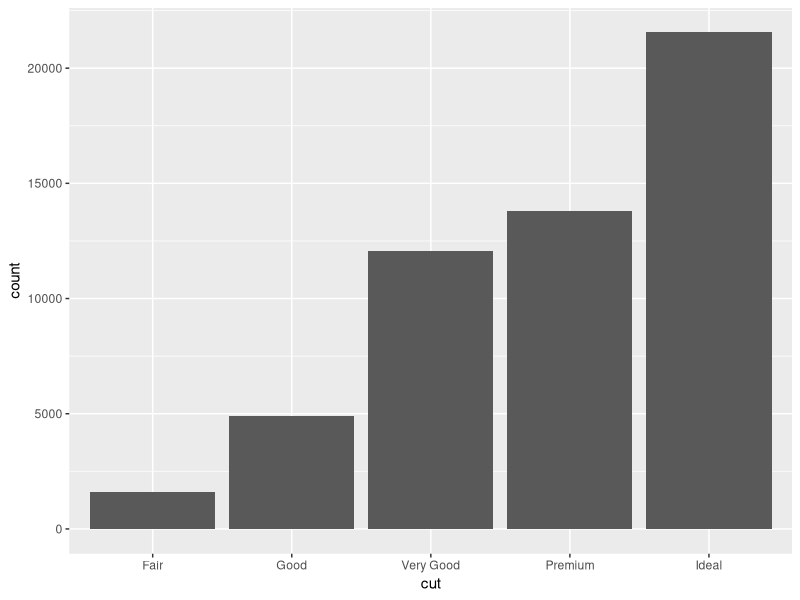
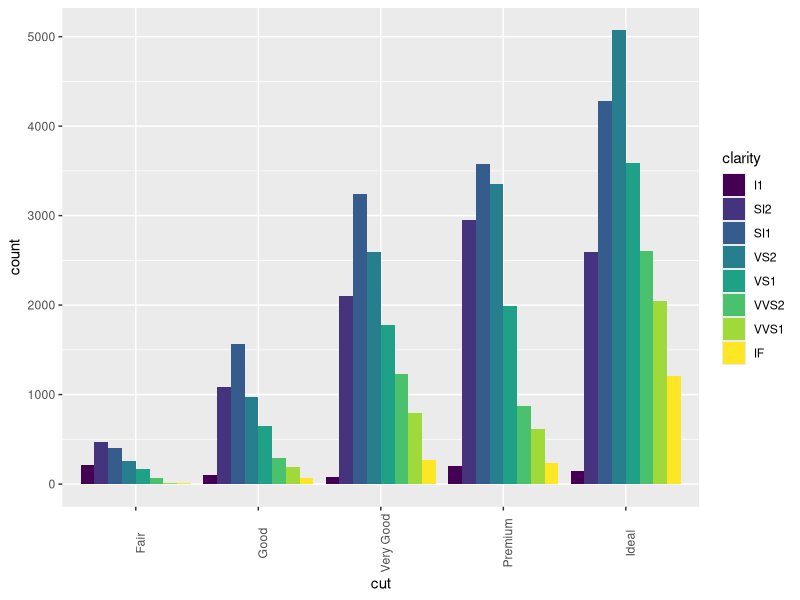
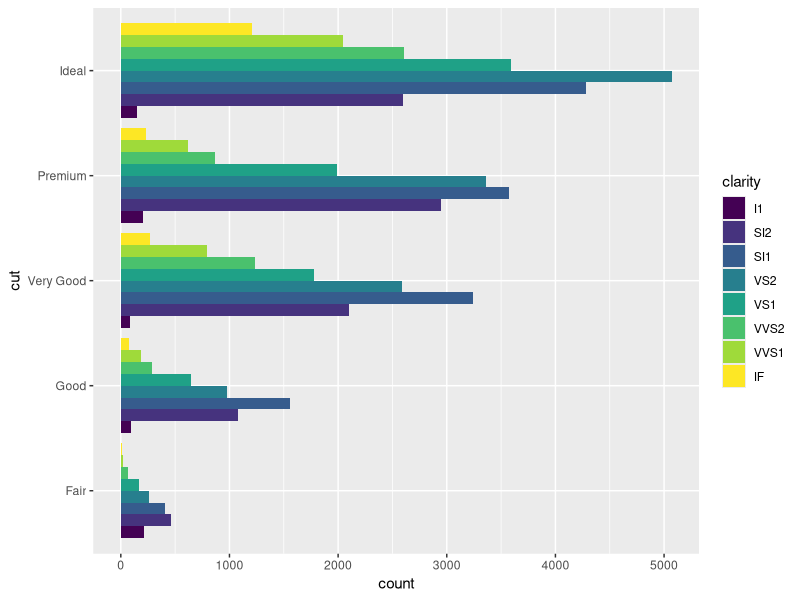
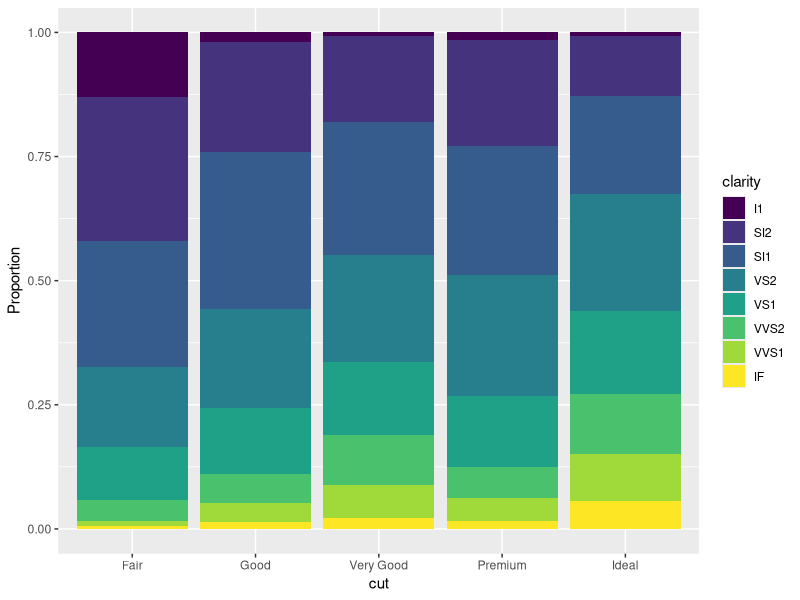
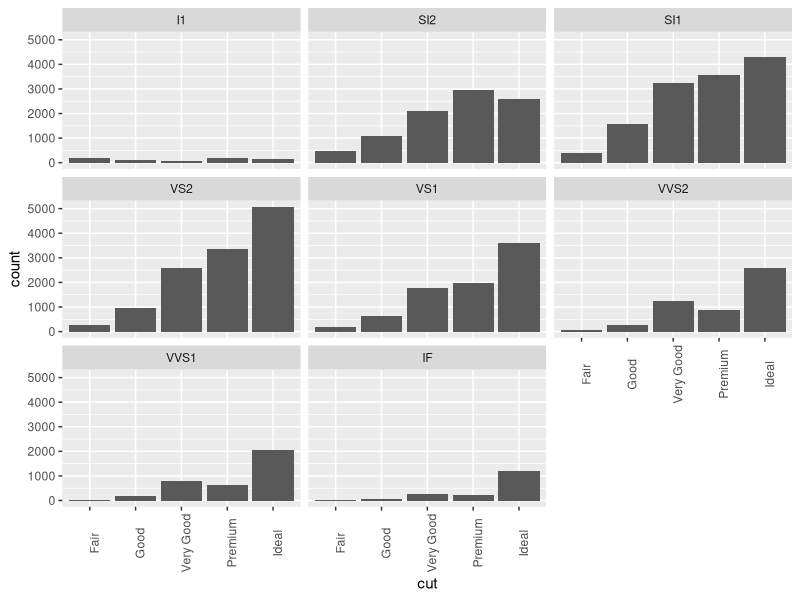
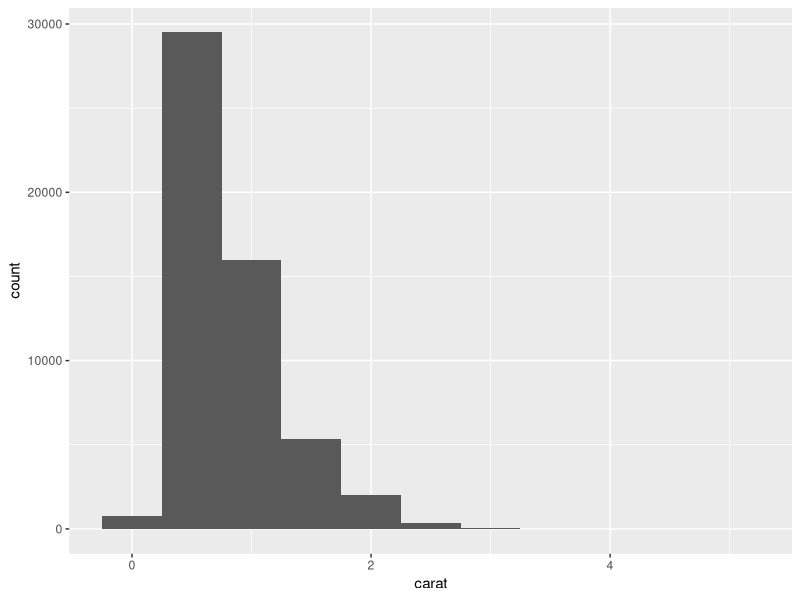
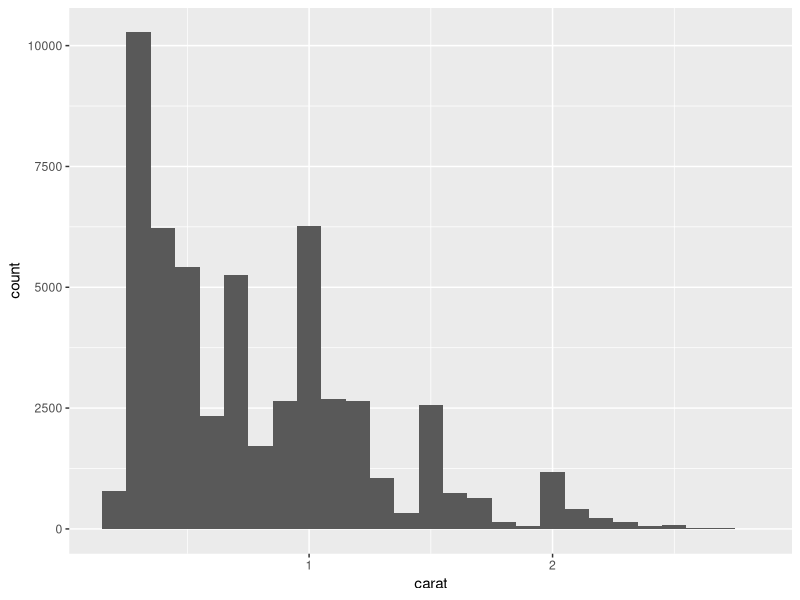
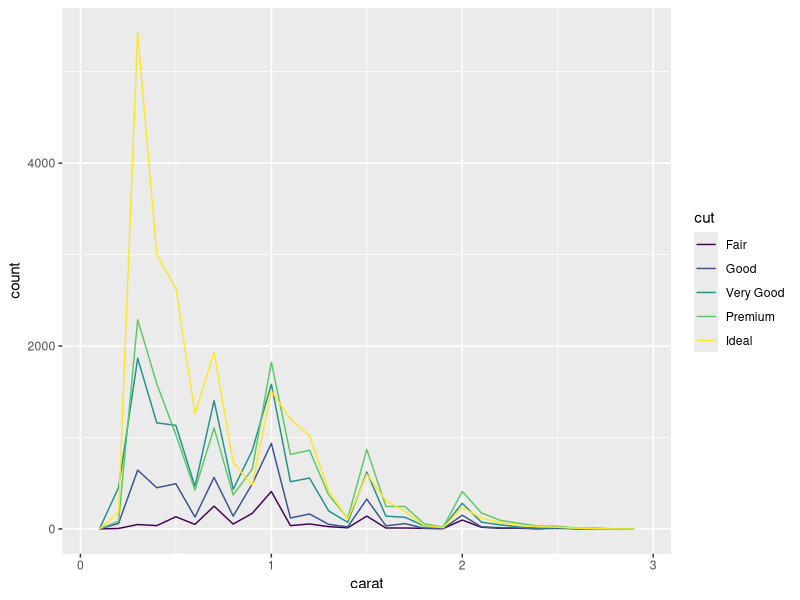

Source code (R) for these figures, in order:
## ---- chunk 1
library(ggplot2)
library(tibble)
library(dplyr)
## ---- chunk 2
?diamonds
diamonds
## ---- chunk 3
glimpse(diamonds)
## ---- chunk 4
summary(diamonds)
## ---- chunk 5
dim(diamonds)
## ---- chunk 6
library(skimr)
skim(diamonds)
## ---- chunk 7
View(diamonds)
## ---- chunk 8
ggplot(data = diamonds)+
  geom_bar(mapping = aes(x=cut))
## ---- chunk 9
diamonds %>% count (cut)
## ---- chunk 10
table(diamonds$cut)
#diamonds $cut
## ---- chunk 11
unique(diamonds$cut)
## ---- chunk 12
levels(diamonds$clarity)
## ---- chunk 13
table(diamonds$cut, diamonds$clarity)
## ---- chunk 14
diamonds %>% 
  count(cut, clarity) %>%
  arrange(desc(n))
## ---- chunk 15
ggplot(diamonds, aes(x=cut, fill = clarity))+
  geom_bar(position = "dodge")+
  theme(axis.text.x = element_text(angle = 90))
## ---- chunk 16
ggplot(diamonds, aes(x=cut, fill = clarity))+
  geom_bar(position = "dodge")+
  coord_flip()
## ---- chunk 17
ggplot(diamonds, aes(x=cut, fill = clarity))+
  geom_bar(position = "fill")+
  ylab("Proportion")
## ---- chunk 18
prop.table(table(diamonds$cut, diamonds$clarity))
## ---- chunk 19
ggplot(diamonds, aes(x=cut))+
  geom_bar()+
  facet_wrap(~clarity)+
  theme(axis.text.x = element_text(angle = 90))
## ---- chunk 20
round(prop.table(table(diamonds$cut, diamonds$clarity))*100,2)
## ---- chunk 21
ggplot(data = diamonds, mapping = aes(x=carat))+
  geom_histogram(binwidth = 0.5)
## ---- chunk 22
diamonds %>%
  count(cut_width(carat, 0.5))
## ---- chunk 23
smaller <- diamonds %>% 
  filter (carat<3)

ggplot(data = smaller, mapping = aes(x=carat))+
  geom_histogram(binwidth = 0.1)
## ---- chunk 24
ggplot(data = smaller, mapping = aes(x=carat, color = cut))+
  geom_freqpoly(binwidth = 0.1)
## ---- chunk 25
ggplot(data = smaller, mapping = aes(x=carat))+
  geom_histogram(binwidth=0.01)
## ---- chunk 26
ggplot(data = diamonds, mapping = aes(x=y), binwidth = 0.5)+
  geom_histogram()
## ---- chunk 27
ggplot(data = diamonds, mapping = aes(x=y), binwidth = 0.5)+
  geom_histogram()+
  coord_cartesian(ylim = c(0,50))
## ---- chunk 28
diamonds %>% 
  filter(y<3 | y >20) %>%
  select(price, x, y, z) %>%
  arrange(y)
## ---- chunk 29
diamonds2 <- diamonds %>%
  filter(between(y, 3, 20))

ggplot(diamonds2)+
  geom_histogram(aes(x=y), binwidth = 0.5)
## ---- chunk 30
diamonds %>%
  mutate(y = ifelse(y<3 | y >20, NA, y)) %>%
  ggplot(aes(x=x, y=y))+
  geom_point()
## ---- chunk 31
diamonds %>%
  ggplot(aes(x=x, y=y))+
  geom_point()
## ---- chunk 32
ggplot(diamonds, aes(x=price))+
  geom_freqpoly(aes(color=cut), binwidth=500)
## ---- chunk 33
ggplot(diamonds, aes(x=price, y = ..density..))+
  geom_freqpoly(aes(color=cut), binwidth=500)
## ---- chunk 34
ggplot(diamonds, aes(cut, price))+
  geom_boxplot()+
  coord_flip()
## ---- chunk 35
ggplot(diamonds)+
  geom_count(aes(cut, y=color))
## ---- chunk 36
diamonds %>%
  count(color, cut) %>%
  ggplot(aes(x=color, y=cut))+
  geom_tile(aes(fill=n))
## ---- chunk 37
ggplot(diamonds)+
  geom_point(aes(carat, price), alpha=1/50)
## ---- chunk 38
ggplot(smaller, aes(carat, price))+
  geom_bin2d()
